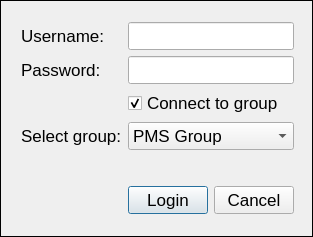
<?xml version="1.0" encoding="UTF-8"?>
<ui version="4.0">
 <class>dialog</class>
 <widget class="QDialog" name="dialog">
  <property name="geometry">
   <rect>
    <x>0</x>
    <y>0</y>
    <width>313</width>
    <height>237</height>
   </rect>
  </property>
  <property name="font">
   <font>
    <pointsize>13</pointsize>
   </font>
  </property>
  <property name="windowTitle">
   <string>Login</string>
  </property>
  <property name="styleSheet">
   <string notr="true">QDialog
{
	border:1px solid black;
}</string>
  </property>
  <widget class="QWidget" name="">
   <property name="geometry">
    <rect>
     <x>21</x>
     <y>22</y>
     <width>273</width>
     <height>192</height>
    </rect>
   </property>
   <layout class="QGridLayout" name="gridLayout">
    <item row="0" column="0">
     <widget class="QLabel" name="label">
      <property name="font">
       <font>
        <pointsize>13</pointsize>
        <weight>50</weight>
        <bold>false</bold>
       </font>
      </property>
      <property name="text">
       <string>Username:</string>
      </property>
     </widget>
    </item>
    <item row="0" column="1">
     <widget class="QLineEdit" name="lineEdit">
      <property name="font">
       <font>
        <pointsize>13</pointsize>
       </font>
      </property>
      <property name="text">
       <string/>
      </property>
     </widget>
    </item>
    <item row="1" column="0">
     <widget class="QLabel" name="label_2">
      <property name="font">
       <font>
        <pointsize>13</pointsize>
       </font>
      </property>
      <property name="text">
       <string>Password:</string>
      </property>
     </widget>
    </item>
    <item row="1" column="1">
     <widget class="QLineEdit" name="lineEdit_2">
      <property name="font">
       <font>
        <pointsize>13</pointsize>
       </font>
      </property>
     </widget>
    </item>
    <item row="2" column="1">
     <widget class="QCheckBox" name="checkBox">
      <property name="font">
       <font>
        <pointsize>13</pointsize>
       </font>
      </property>
      <property name="text">
       <string>Connect to group</string>
      </property>
      <property name="checked">
       <bool>true</bool>
      </property>
     </widget>
    </item>
    <item row="3" column="0">
     <widget class="QLabel" name="label_3">
      <property name="font">
       <font>
        <pointsize>13</pointsize>
       </font>
      </property>
      <property name="text">
       <string>Select group:</string>
      </property>
     </widget>
    </item>
    <item row="3" column="1">
     <widget class="QComboBox" name="comboBox">
      <property name="sizePolicy">
       <sizepolicy hsizetype="Expanding" vsizetype="Fixed">
        <horstretch>0</horstretch>
        <verstretch>0</verstretch>
       </sizepolicy>
      </property>
      <property name="font">
       <font>
        <pointsize>13</pointsize>
       </font>
      </property>
      <item>
       <property name="text">
        <string>PMS Group</string>
       </property>
      </item>
     </widget>
    </item>
    <item row="4" column="1">
     <spacer name="verticalSpacer">
      <property name="orientation">
       <enum>Qt::Vertical</enum>
      </property>
      <property name="sizeHint" stdset="0">
       <size>
        <width>20</width>
        <height>38</height>
       </size>
      </property>
     </spacer>
    </item>
    <item row="5" column="1">
     <layout class="QHBoxLayout" name="horizontalLayout">
      <item>
       <widget class="QPushButton" name="pushButton">
        <property name="font">
         <font>
          <pointsize>13</pointsize>
         </font>
        </property>
        <property name="text">
         <string>Login</string>
        </property>
       </widget>
      </item>
      <item>
       <widget class="QPushButton" name="pushButton_2">
        <property name="font">
         <font>
          <pointsize>13</pointsize>
         </font>
        </property>
        <property name="text">
         <string>Cancel</string>
        </property>
       </widget>
      </item>
     </layout>
    </item>
   </layout>
  </widget>
 </widget>
 <resources/>
 <connections/>
</ui>
